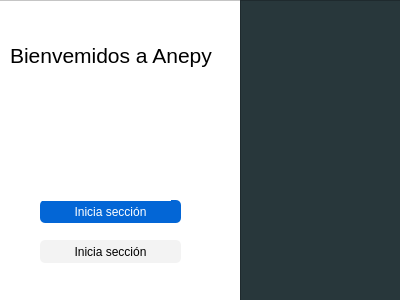
<?xml version="1.0" encoding="UTF-8"?>
<ui version="4.0">
 <class>Dialog</class>
 <widget class="QDialog" name="Dialog">
  <property name="geometry">
   <rect>
    <x>0</x>
    <y>0</y>
    <width>400</width>
    <height>300</height>
   </rect>
  </property>
  <property name="windowTitle">
   <string>Dialog</string>
  </property>
  <widget class="QFrame" name="frame">
   <property name="geometry">
    <rect>
     <x>-10</x>
     <y>0</y>
     <width>251</width>
     <height>301</height>
    </rect>
   </property>
   <property name="styleSheet">
    <string notr="true">background-color: rgb(255, 255, 255);</string>
   </property>
   <property name="frameShape">
    <enum>QFrame::StyledPanel</enum>
   </property>
   <property name="frameShadow">
    <enum>QFrame::Raised</enum>
   </property>
   <widget class="QPushButton" name="pushButton">
    <property name="geometry">
     <rect>
      <x>50</x>
      <y>200</y>
      <width>141</width>
      <height>23</height>
     </rect>
    </property>
    <property name="cursor">
     <cursorShape>PointingHandCursor</cursorShape>
    </property>
    <property name="styleSheet">
     <string notr="true">background-color: rgb(3, 102, 214);
border-radius : 5px;
font: 10pt &quot;Yu Gothic UI Semilight&quot;;
color: rgb(255, 255, 255);
</string>
    </property>
    <property name="text">
     <string>Inicia sección</string>
    </property>
   </widget>
   <widget class="QPushButton" name="pushButton_2">
    <property name="geometry">
     <rect>
      <x>50</x>
      <y>240</y>
      <width>141</width>
      <height>23</height>
     </rect>
    </property>
    <property name="cursor">
     <cursorShape>PointingHandCursor</cursorShape>
    </property>
    <property name="styleSheet">
     <string notr="true">border-radius : 5px;
background-color: rgb(243, 243, 243);
font: 10pt &quot;Yu Gothic UI Semilight&quot;;
color: rgb(0, 0, 0);
</string>
    </property>
    <property name="text">
     <string>Inicia sección</string>
    </property>
   </widget>
   <widget class="QLabel" name="label_2">
    <property name="geometry">
     <rect>
      <x>50</x>
      <y>70</y>
      <width>131</width>
      <height>131</height>
     </rect>
    </property>
    <property name="text">
     <string>&lt;html&gt;&lt;head/&gt;&lt;body&gt;&lt;p&gt;&lt;img src=&quot;:/prefijoNuevo/2 ima.PNG&quot;/&gt;&lt;/p&gt;&lt;/body&gt;&lt;/html&gt;</string>
    </property>
   </widget>
   <widget class="QLabel" name="label_3">
    <property name="geometry">
     <rect>
      <x>20</x>
      <y>0</y>
      <width>211</width>
      <height>111</height>
     </rect>
    </property>
    <property name="styleSheet">
     <string notr="true">background-color: none;</string>
    </property>
    <property name="text">
     <string>&lt;html&gt;&lt;head/&gt;&lt;body&gt;&lt;p&gt;&lt;span style=&quot; font-size:16pt;&quot;&gt;Bienvemidos a Anepy&lt;/span&gt;&lt;/p&gt;&lt;/body&gt;&lt;/html&gt;</string>
    </property>
   </widget>
  </widget>
  <widget class="QFrame" name="frame_2">
   <property name="geometry">
    <rect>
     <x>240</x>
     <y>0</y>
     <width>161</width>
     <height>301</height>
    </rect>
   </property>
   <property name="styleSheet">
    <string notr="true">background-color: rgb(40, 55, 59);</string>
   </property>
   <property name="frameShape">
    <enum>QFrame::StyledPanel</enum>
   </property>
   <property name="frameShadow">
    <enum>QFrame::Raised</enum>
   </property>
   <widget class="QLabel" name="label">
    <property name="geometry">
     <rect>
      <x>20</x>
      <y>50</y>
      <width>121</width>
      <height>141</height>
     </rect>
    </property>
    <property name="text">
     <string>&lt;html&gt;&lt;head/&gt;&lt;body&gt;&lt;p&gt;&lt;img src=&quot;:/prefijoNuevo/Captura.PNG&quot;/&gt;&lt;/p&gt;&lt;/body&gt;&lt;/html&gt;</string>
    </property>
   </widget>
  </widget>
 </widget>
 <resources>
  <include location="../../../../Desktop/cap.qrc"/>
 </resources>
 <connections/>
</ui>
